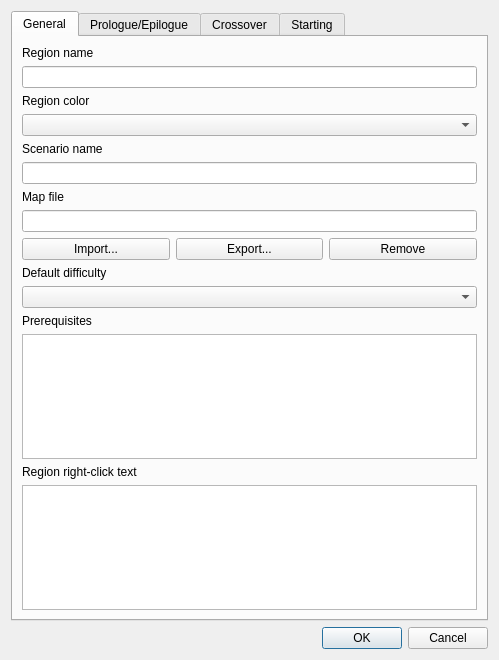
<?xml version="1.0" encoding="UTF-8"?>
<ui version="4.0">
 <class>ScenarioProperties</class>
 <widget class="QDialog" name="ScenarioProperties">
  <property name="geometry">
   <rect>
    <x>0</x>
    <y>0</y>
    <width>499</width>
    <height>660</height>
   </rect>
  </property>
  <property name="windowTitle">
   <string>Scenario Properties</string>
  </property>
  <layout class="QVBoxLayout" name="verticalLayout">
   <item>
    <widget class="QTabWidget" name="tabWidget">
     <property name="currentIndex">
      <number>0</number>
     </property>
     <widget class="QWidget" name="tabGeneral">
      <property name="sizePolicy">
       <sizepolicy hsizetype="Expanding" vsizetype="Expanding">
        <horstretch>0</horstretch>
        <verstretch>0</verstretch>
       </sizepolicy>
      </property>
      <attribute name="title">
       <string>General</string>
      </attribute>
      <layout class="QVBoxLayout" name="verticalLayout_3">
       <item>
        <widget class="QLabel" name="labelRegionName">
         <property name="text">
          <string>Region name</string>
         </property>
        </widget>
       </item>
       <item>
        <widget class="QLineEdit" name="lineEditRegionName">
         <property name="readOnly">
          <bool>true</bool>
         </property>
        </widget>
       </item>
       <item>
        <widget class="QLabel" name="labelRegionColor">
         <property name="text">
          <string>Region color</string>
         </property>
        </widget>
       </item>
       <item>
        <widget class="QComboBox" name="comboBoxRegionColor"/>
       </item>
       <item>
        <widget class="QLabel" name="labelScenarioName">
         <property name="text">
          <string>Scenario name</string>
         </property>
        </widget>
       </item>
       <item>
        <widget class="QLineEdit" name="lineEditScenarioName">
         <property name="readOnly">
          <bool>true</bool>
         </property>
        </widget>
       </item>
       <item>
        <widget class="QLabel" name="labelMapFIle">
         <property name="text">
          <string>Map file</string>
         </property>
        </widget>
       </item>
       <item>
        <widget class="QLineEdit" name="lineEditMapFile">
         <property name="readOnly">
          <bool>true</bool>
         </property>
        </widget>
       </item>
       <item>
        <layout class="QHBoxLayout" name="horizontalLayout">
         <item>
          <widget class="QPushButton" name="pushButtonImport">
           <property name="text">
            <string>Import...</string>
           </property>
          </widget>
         </item>
         <item>
          <widget class="QPushButton" name="pushButtonExport">
           <property name="text">
            <string>Export...</string>
           </property>
          </widget>
         </item>
         <item>
          <widget class="QPushButton" name="pushButtonRemove">
           <property name="text">
            <string>Remove</string>
           </property>
          </widget>
         </item>
        </layout>
       </item>
       <item>
        <widget class="QLabel" name="labelDefaultDifficulty">
         <property name="text">
          <string>Default difficulty</string>
         </property>
        </widget>
       </item>
       <item>
        <widget class="QComboBox" name="comboBoxDefaultDifficulty"/>
       </item>
       <item>
        <widget class="QLabel" name="labelPrerequisites">
         <property name="text">
          <string>Prerequisites</string>
         </property>
        </widget>
       </item>
       <item>
        <widget class="QListWidget" name="listWidgetPrerequisites"/>
       </item>
       <item>
        <widget class="QLabel" name="labelRIghtClickText">
         <property name="text">
          <string>Region right-click text</string>
         </property>
        </widget>
       </item>
       <item>
        <widget class="QPlainTextEdit" name="plainTextEditRightClickText"/>
       </item>
      </layout>
     </widget>
     <widget class="QWidget" name="tabPrologueEpilogue">
      <attribute name="title">
       <string>Prologue/Epilogue</string>
      </attribute>
      <layout class="QVBoxLayout" name="verticalLayout_2">
       <item>
        <widget class="QGroupBox" name="groupBoxPrologue">
         <property name="title">
          <string>Prologue</string>
         </property>
         <layout class="QVBoxLayout" name="verticalLayout_8">
          <item>
           <widget class="QCheckBox" name="checkBoxPrologueEnabled">
            <property name="text">
             <string>Enabled</string>
            </property>
           </widget>
          </item>
          <item>
           <layout class="QHBoxLayout" name="horizontalLayout_3">
            <property name="topMargin">
             <number>0</number>
            </property>
            <item>
             <widget class="QLabel" name="labelPrologueVideo">
              <property name="text">
               <string>Video</string>
              </property>
             </widget>
            </item>
            <item>
             <widget class="QLineEdit" name="lineEditPrologueVideo"/>
            </item>
           </layout>
          </item>
          <item>
           <layout class="QHBoxLayout" name="horizontalLayout_3_">
            <property name="topMargin">
             <number>0</number>
            </property>
            <item>
             <widget class="QLabel" name="labelPrologueVideoLoop">
              <property name="text">
               <string>Video 2</string>
              </property>
             </widget>
            </item>
            <item>
             <widget class="QLineEdit" name="lineEditPrologueVideoLoop"/>
            </item>
           </layout>
          </item>
          <item>
           <layout class="QHBoxLayout" name="horizontalLayout_4">
            <property name="topMargin">
             <number>0</number>
            </property>
            <item>
             <widget class="QLabel" name="labelPrologueMusic">
              <property name="text">
               <string>Music</string>
              </property>
             </widget>
            </item>
            <item>
             <widget class="QLineEdit" name="lineEditPrologueMusic"/>
            </item>
           </layout>
          </item>
          <item>
           <layout class="QHBoxLayout" name="horizontalLayout_5">
            <property name="topMargin">
             <number>0</number>
            </property>
            <item>
             <widget class="QLabel" name="labelPrologueVoice">
              <property name="text">
               <string>Voice</string>
              </property>
             </widget>
            </item>
            <item>
             <widget class="QLineEdit" name="lineEditPrologueVoice"/>
            </item>
           </layout>
          </item>
          <item>
           <widget class="QLabel" name="labelPrologueText">
            <property name="text">
             <string>Text</string>
            </property>
           </widget>
          </item>
          <item>
           <widget class="QPlainTextEdit" name="plainTextEditPrologueText"/>
          </item>
         </layout>
        </widget>
       </item>
       <item>
        <widget class="QGroupBox" name="groupBoxEpilogue">
         <property name="title">
          <string>Epilogue</string>
         </property>
         <layout class="QVBoxLayout" name="verticalLayout_9">
          <item>
           <widget class="QCheckBox" name="checkBoxEpilogueEnabled">
            <property name="text">
             <string>Enabled</string>
            </property>
           </widget>
          </item>
          <item>
           <layout class="QHBoxLayout" name="horizontalLayout_6">
            <property name="topMargin">
             <number>0</number>
            </property>
            <item>
             <widget class="QLabel" name="labelEpilogueVideo">
              <property name="text">
               <string>Video</string>
              </property>
             </widget>
            </item>
            <item>
             <widget class="QLineEdit" name="lineEditEpilogueVideo"/>
            </item>
           </layout>
          </item>
          <item>
           <layout class="QHBoxLayout" name="horizontalLayout_6_">
            <property name="topMargin">
             <number>0</number>
            </property>
            <item>
             <widget class="QLabel" name="labelEpilogueVideoLoop">
              <property name="text">
               <string>Video 2</string>
              </property>
             </widget>
            </item>
            <item>
             <widget class="QLineEdit" name="lineEditEpilogueVideoLoop"/>
            </item>
           </layout>
          </item>
          <item>
           <layout class="QHBoxLayout" name="horizontalLayout_8">
            <property name="topMargin">
             <number>0</number>
            </property>
            <item>
             <widget class="QLabel" name="labelEpilogueMusic">
              <property name="text">
               <string>Music</string>
              </property>
             </widget>
            </item>
            <item>
             <widget class="QLineEdit" name="lineEditEpilogueMusic"/>
            </item>
           </layout>
          </item>
          <item>
           <layout class="QHBoxLayout" name="horizontalLayout_7">
            <property name="topMargin">
             <number>0</number>
            </property>
            <item>
             <widget class="QLabel" name="labelEpilogueVoice">
              <property name="text">
               <string>Voice</string>
              </property>
             </widget>
            </item>
            <item>
             <widget class="QLineEdit" name="lineEditEpilogueVoice"/>
            </item>
           </layout>
          </item>
          <item>
           <widget class="QLabel" name="labelEpilogueText">
            <property name="text">
             <string>Text</string>
            </property>
           </widget>
          </item>
          <item>
           <widget class="QPlainTextEdit" name="plainTextEditEpilogueText"/>
          </item>
         </layout>
        </widget>
       </item>
      </layout>
     </widget>
     <widget class="QWidget" name="tabCrossover">
      <attribute name="title">
       <string>Crossover</string>
      </attribute>
      <layout class="QVBoxLayout" name="verticalLayout_4">
       <item>
        <widget class="QGroupBox" name="groupBoxCrossoverHeroes">
         <property name="title">
          <string>Crossover heroes retain</string>
         </property>
         <layout class="QVBoxLayout" name="verticalLayout_6">
          <item>
           <widget class="QCheckBox" name="checkBoxCrossoverExperience">
            <property name="text">
             <string>Experience</string>
            </property>
           </widget>
          </item>
          <item>
           <widget class="QCheckBox" name="checkBoxCrossoverPrimarySkills">
            <property name="text">
             <string>Primary skills</string>
            </property>
           </widget>
          </item>
          <item>
           <widget class="QCheckBox" name="checkBoxCrossoverSecondarySkills">
            <property name="text">
             <string>Secondary skills</string>
            </property>
           </widget>
          </item>
          <item>
           <widget class="QCheckBox" name="checkBoxCrossoverSpells">
            <property name="text">
             <string>Spells</string>
            </property>
           </widget>
          </item>
          <item>
           <widget class="QCheckBox" name="checkBoxCrossoverArtifacts">
            <property name="text">
             <string>Artifacts</string>
            </property>
           </widget>
          </item>
          <item>
           <layout class="QHBoxLayout" name="horizontalLayout_2">
            <item>
             <widget class="QListWidget" name="listWidgetCrossoverCreatures">
              <property name="editTriggers">
               <set>QAbstractItemView::NoEditTriggers</set>
              </property>
              <property name="horizontalScrollMode">
               <enum>QAbstractItemView::ScrollPerItem</enum>
              </property>
              <property name="isWrapping" stdset="0">
               <bool>true</bool>
              </property>
              <property name="layoutMode">
               <enum>QListView::Batched</enum>
              </property>
              <property name="batchSize">
               <number>30</number>
              </property>
             </widget>
            </item>
            <item>
             <layout class="QVBoxLayout" name="verticalLayout_7">
              <property name="leftMargin">
               <number>0</number>
              </property>
              <item>
               <widget class="QPushButton" name="pushButtonCreatureTypeAll">
                <property name="text">
                 <string>All</string>
                </property>
               </widget>
              </item>
              <item>
               <widget class="QPushButton" name="pushButtonCreatureTypeNone">
                <property name="text">
                 <string>None</string>
                </property>
               </widget>
              </item>
              <item>
               <spacer name="verticalSpacer">
                <property name="orientation">
                 <enum>Qt::Vertical</enum>
                </property>
                <property name="sizeHint" stdset="0">
                 <size>
                  <width>20</width>
                  <height>40</height>
                 </size>
                </property>
               </spacer>
              </item>
             </layout>
            </item>
           </layout>
          </item>
         </layout>
        </widget>
       </item>
       <item>
        <widget class="QGroupBox" name="groupBoxArtifacts">
         <property name="title">
          <string>Crossover artifacts</string>
         </property>
         <layout class="QVBoxLayout" name="verticalLayout_5">
          <item>
           <widget class="QListWidget" name="listWidgetCrossoverArtifacts">
            <property name="editTriggers">
             <set>QAbstractItemView::NoEditTriggers</set>
            </property>
            <property name="horizontalScrollMode">
             <enum>QAbstractItemView::ScrollPerItem</enum>
            </property>
            <property name="isWrapping" stdset="0">
             <bool>true</bool>
            </property>
            <property name="layoutMode">
             <enum>QListView::Batched</enum>
            </property>
            <property name="batchSize">
             <number>30</number>
            </property>
           </widget>
          </item>
         </layout>
        </widget>
       </item>
      </layout>
     </widget>
     <widget class="QWidget" name="tabStarting">
      <attribute name="title">
       <string>Starting</string>
      </attribute>
      <layout class="QVBoxLayout" name="verticalLayout_10">
       <item>
        <widget class="QLabel" name="labelStartingOption">
         <property name="text">
          <string>Starting options are</string>
         </property>
        </widget>
       </item>
       <item>
        <widget class="QRadioButton" name="radioButtonStartingOptionBonus">
         <property name="text">
          <string>Starting bonus options</string>
         </property>
        </widget>
       </item>
       <item>
        <widget class="QRadioButton" name="radioButtonStartingOptionHeroCrossover">
         <property name="text">
          <string>Hero crossover options</string>
         </property>
        </widget>
       </item>
       <item>
        <widget class="QRadioButton" name="radioButtonStartingOptionStartingHero">
         <property name="text">
          <string>Starting hero options</string>
         </property>
        </widget>
       </item>
       <item>
        <widget class="Line" name="line">
         <property name="orientation">
          <enum>Qt::Horizontal</enum>
         </property>
        </widget>
       </item>
       <item>
        <widget class="QTabWidget" name="tabWidgetStartOptions">
         <property name="currentIndex">
          <number>0</number>
         </property>
         <widget class="QWidget" name="tabBonus">
          <attribute name="title">
           <string>Bonus</string>
          </attribute>
          <layout class="QVBoxLayout" name="verticalLayout_11">
           <item>
            <widget class="QLabel" name="labelStartingBonusPlayerPosition">
             <property name="text">
              <string>Player position</string>
             </property>
            </widget>
           </item>
           <item>
            <widget class="QComboBox" name="comboBoxStartingBonusPlayerPosition"/>
           </item>
           <item>
            <widget class="QLabel" name="labelStartingBonusOption">
             <property name="text">
              <string>Starting bonus option</string>
             </property>
            </widget>
           </item>
           <item>
            <widget class="QListWidget" name="listWidgetStartingBonusOption"/>
           </item>
          </layout>
         </widget>
         <widget class="QWidget" name="tabCrossoverStartingHero">
          <attribute name="title">
           <string>Crossover/ Starting hero</string>
          </attribute>
          <layout class="QVBoxLayout" name="verticalLayout_12">
           <item>
            <widget class="QTableWidget" name="tableWidgetStartingCrossover"/>
           </item>
          </layout>
         </widget>
        </widget>
       </item>
       <item>
        <layout class="QHBoxLayout" name="horizontalLayout_9">
         <property name="topMargin">
          <number>0</number>
         </property>
         <item>
          <widget class="QPushButton" name="pushButtonStartingAdd">
           <property name="text">
            <string>Add...</string>
           </property>
          </widget>
         </item>
         <item>
          <widget class="QPushButton" name="pushButtonStartingEdit">
           <property name="text">
            <string>Edit...</string>
           </property>
          </widget>
         </item>
         <item>
          <widget class="QPushButton" name="pushButtonStartingRemove">
           <property name="text">
            <string>Remove</string>
           </property>
          </widget>
         </item>
        </layout>
       </item>
      </layout>
     </widget>
    </widget>
   </item>
   <item>
    <widget class="QDialogButtonBox" name="buttonBox">
     <property name="orientation">
      <enum>Qt::Horizontal</enum>
     </property>
     <property name="standardButtons">
      <set>QDialogButtonBox::Cancel|QDialogButtonBox::Ok</set>
     </property>
    </widget>
   </item>
  </layout>
 </widget>
 <resources/>
 <connections/>
</ui>
